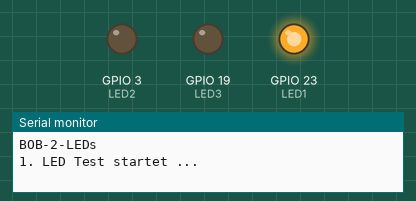
This sketch was run on a simulated ESP32. Parts: output pins drawn as LEDs (lit = HIGH), the last lines printed to the serial monitor.

Above: at 0.05 s.
At 0.8 s:
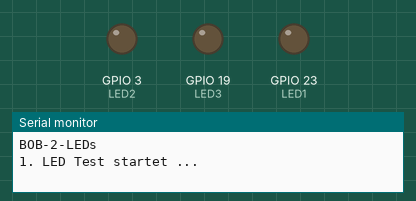
At 1.45 s:
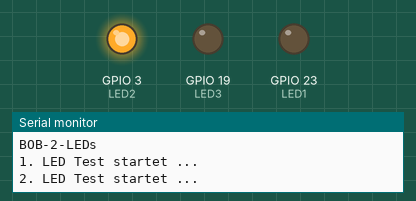
At 2.85 s:
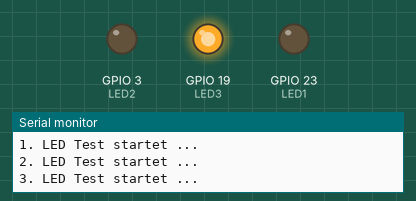
Timing chart, 0 to 3.1 s (numbered marks = the images above):
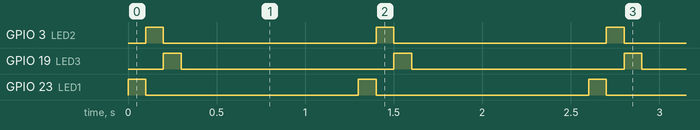

The sketch:

BOB-2-LEDs.ino
```cpp
/*   BOB-2-LEDs      Testet LEDs

     Testprogramm für ESP32 Dev Module      Didi Lamken 30.01.2019

     Testet LEDs und Tasten
*/
// 1. allgemeine Definitionen /////////////////////////////////////
const char* Programmname = "BOB-2-LEDs";

// LEDs
#define  LED1 23                   // Pin der LED
#define  LED2  3                   // Pin der LED
#define  LED3 19                   // Pin der LED

// allgemeine Variable
int      Counter = 0;              // Zähler

// 2. Setup wird beim Start einmal durchlaufen  ///////////////////
void setup()
{
  Serial.begin(115200);
  Serial.println(Programmname);

  // LEDs
  pinMode(LED1, OUTPUT);           // set the LED pin mode
  digitalWrite(LED1, LOW);         // LED aus
  pinMode(LED2, OUTPUT);           // set the LED pin mode
  digitalWrite(LED2, LOW);         // LED aus
  pinMode(LED3, OUTPUT);           // set the LED pin mode
  digitalWrite(LED3, LOW);         // LED aus
}


// 3. Dauerschleife  //////////////////////////////////////////////
void  loop()
{
  int msec = 100;                  // wartet x msec
  Counter++;
  Serial.print(Counter);
  Serial.println(". LED Test startet ... ");

  digitalWrite(LED1, HIGH);
  delay(msec);
  digitalWrite(LED1, LOW);

  digitalWrite(LED2, HIGH);
  delay(msec);
  digitalWrite(LED2, LOW);

  digitalWrite(LED3, HIGH);
  delay(msec);
  digitalWrite(LED3, LOW);

  delay(1000);                     // Verzögerung
}
```

Measured:
- by itself, GPIO 3 (LED2), GPIO 19 (LED3), GPIO 23 (LED1): alternates HIGH for 0.10 s and LOW for 1.2 s
- by itself, everything shown: repeats every 1.3 s, in 3 steps
